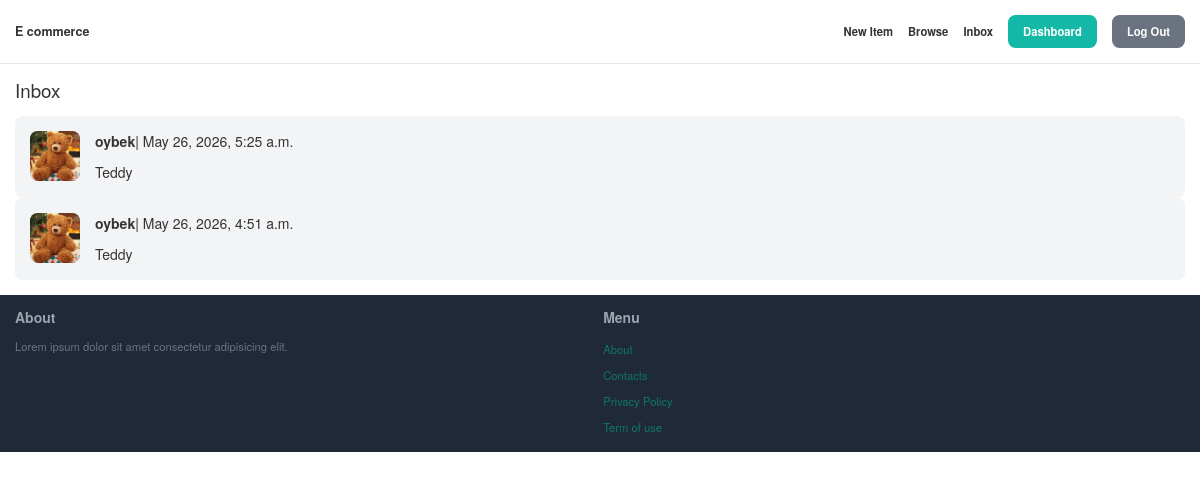
The app's page /inbox (signed in) with its own data.
### app/models.py (models this page shows, shortened)
class Conversation(models.Model):
    item = models.ForeignKey(Item, related_name='conversations', on_delete=models.CASCADE)
    members = models.ManyToManyField(User, related_name='conversations')
    created_at = models.DateTimeField(auto_now_add=True)
    modified_at = models.DateTimeField(auto_now=True)

class Item(models.Model):
    category = models.ForeignKey(Category, on_delete=models.CASCADE)
    name = models.CharField(max_length=255)
    description = models.TextField(blank=True, null=True)
    price = models.FloatField()
    is_sold = models.BooleanField(default=False)
    image = models.ImageField(upload_to='', blank=True, null=True)
    created_by = models.ForeignKey(User, related_name='items', on_delete=models.CASCADE)
    created_at = models.DateTimeField(auto_now_add=True)

### app/views.py (the view)
# urls.py: path('inbox', views.inbox, name='inbox'),
@login_required
def inbox(request):
    conversations = Conversation.objects.filter(members__in=[request.user])
    return render(request, 'app/inbox.html', {'conversations': conversations})

### app/templates/app/inbox.html (shortened to what this page needs)
{% extends 'base.html' %}
{% block content %}
<h1 class="mb-6 text-3xl">Inbox</h1>
<div class="space-y-6">
    {% for conversation in conversations %}
        <a href="{% url 'inbox_detail' conversation.id %}">
            <div class="p-6 flex bg-gray-100 rounded-xl">
                <div class="pr-6">
                    <img src="{{ conversation.item.image.url }}" class="w-20 rounded-xl" alt="">
                </div>
                <div>
                    {% for member in conversation.members.all %}
                        {% if member != request.user %}
                            <p class="mb-4"><strong>{{ member.username }}</strong>| {{ conversation.modified_at }}</p>
                            <p>{{conversation.item.name}}</p>
                        {% endif %}
                    {% endfor %}
                </div>
            </div>
        </a>
    {% endfor %}
</div>
{% endblock %}

### templates/base.html (shortened to what this page needs)
<!DOCTYPE html>
<html lang="en">
<head>
    <script src="https://cdn.tailwindcss.com"></script>
    <link href="https://maxcdn.bootstrapcdn.com/font-awesome/4.3.0/css/font-awesome.min.css" rel="stylesheet">
    <link rel="stylesheet" href="https://cdn.jsdelivr.net/npm/bootstrap@3.3.7/dist/css/bootstrap.min.css">
</head>
<body>
    <nav class="py-6 px-6 flex justify-between items-center border-b border-gray-200">
        <a href="/" class="text-xl font-semibold">E commerce</a>
        <div class="space-x-6 flex items-center">
            <a href="{% url 'new' %}" class="text-lg font-semibold hover:text-gray-500">New Item</a>
            <a href="#" class="text-lg font-semibold hover:text-gray-500">Browse</a>
            <a href="{% url 'inbox' %}" class="text-lg font-semibold hover:text-gray-500">Inbox</a>
            {% if user.is_authenticated %}
            <a href="{% url 'signup' %}" class="px-6 py-3 text-lg font-semibold bg-teal-500 text-white rounded-xl hover:bg-teal-700">Dashboard</a>
            <a href="{% url 'logout' %}" class="px-6 py-3 text-lg font-semibold bg-gray-500 text-white rounded-xl hover:bg-gray-700">Log Out</a>
            {% else %}
            <a href="{% url 'signup' %}" class="px-6 py-3 text-lg font-semibold bg-teal-500 text-white rounded-xl hover:bg-teal-700">Sign Up</a>
                <a href="{% url 'login' %}" class="px-6 py-3 text-lg font-semibold bg-gray-500 text-white rounded-xl hover:bg-gray-700">Login</a>
            {% endif %}
            </div>
    </nav>
    <div class="px-6 py-6">
        {% block content %}
        {% endblock %}
    </div>
    <footer class="py-6 px-6 flex justify-between  bg-gray-800">
        <div class="w-2/3 pr-10">
            <h3 class="mb-5 font-semibold text-gray-400">About</h3>
            <p class="text-lg text-gray-500">Lorem ipsum dolor sit amet consectetur adipisicing elit.</p>
        </div>
        <div class="w-2/3">
            <h3 class="mb-5 font-semibold text-gray-400">Menu</h3>
            <ul class="space-y-2">
                <li><a href="#" class="text-lg text-teal-700">About</a></li>
                <li><a href="#" class="text-lg text-teal-700">Contacts</a></li>
                <li><a href="#" class="text-lg text-teal-700">Privacy Policy</a></li>
                <li><a href="#" class="text-lg text-teal-700">Term of use</a></li>
            </ul>
        </div>
    </footer>
</body>
</html>

### records on screen
Conversation: item.image (picture), modified_at "May 26, 2026, 5:25 a.m.", item.name "Teddy"
Conversation: item.image (picture), modified_at "May 26, 2026, 4:51 a.m.", item.name "Teddy"

### other values on screen
{{ member.username }} "oybek"
